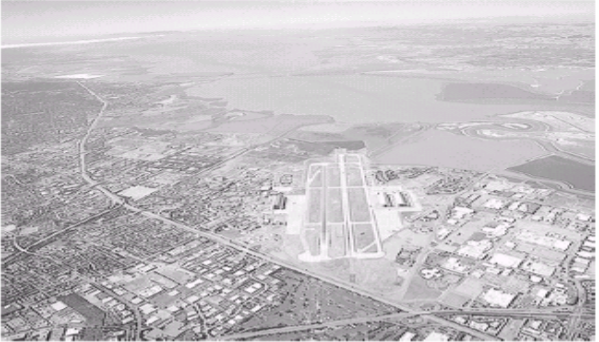
#> input picture image_processing/imgs/img.png, 599 x 342 px, found by its file name
$ python opencv2.py
#> lines starting #> are read from the running program, lines starting #| are printed output that depends on the picture
#> further down, image is the input picture: shape (342, 599, 3); mean B, G, R 193.9, 190.5, 193.9
import cv2
import numpy as np
import matplotlib.pyplot as plt

def uniform_scaling(image, scale_factor):
#> called with scale_factor = 0.5
    if scale_factor <= 0:
        raise ValueError("Scale factor must be greater than 0")

    # Get the dimensions of the image
    height, width = image.shape[:2]
#> height = 342; width = 599

    # Compute the new dimensions
    new_width = int(width * scale_factor)
#> new_width = 299
    new_height = int(height * scale_factor)
#> new_height = 171

    # Perform the scaling
    scaled_image = cv2.resize(image, (new_width, new_height), interpolation=cv2.INTER_LINEAR)
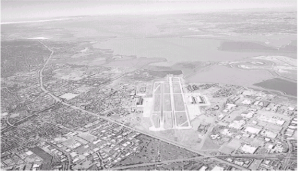
#> scaled_image: shape (171, 299, 3); mean B, G, R 193.9, 190.5, 193.9

    return scaled_image


def shear_image(image, shear_factor_x=0.0, shear_factor_y=0.0):
    # Get the dimensions of the image
#> called with shear_factor_x = 0.3, shear_factor_y = 0
    height, width = image.shape[:2]
#> height = 342; width = 599

    # Define the shear transformation matrix
    shear_matrix = np.array([
        [1, shear_factor_x, 0],
        [shear_factor_y, 1, 0]
    ], dtype=np.float32)

    # Compute the new dimensions to fit the entire sheared image
    new_width = int(width + abs(shear_factor_y) * height)
#> new_width = 599
    new_height = int(height + abs(shear_factor_x) * width)
#> new_height = 521

    # Apply the shear transformation
    sheared_image = cv2.warpAffine(image, shear_matrix, (new_width, new_height))
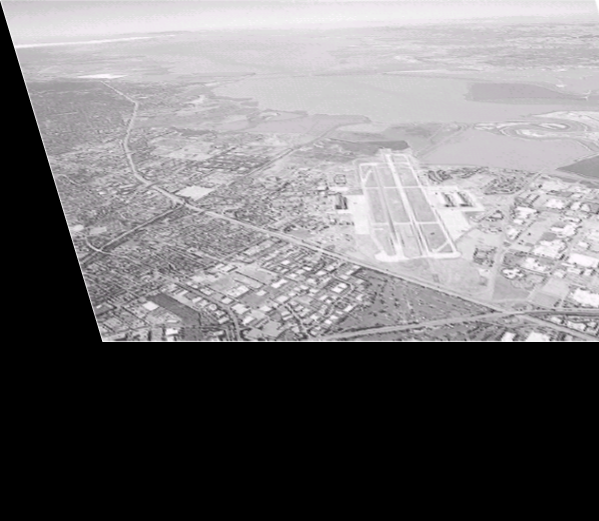
#> sheared_image: shape (521, 599, 3); mean B, G, R 116.5, 114.5, 116.5

    return sheared_image


# -------------------------------------------------------
image = cv2.imread("img.png")
scaled_image = uniform_scaling(image, 0.5)
cv2.imshow('Original Image', image)
cv2.imshow('Scaled Image', scaled_image)

# -------------------------------------------------------
image = cv2.imread("img.png")
shear_factor_x = 0.3
shear_factor_y = 0.0
sheared_image = shear_image(image, shear_factor_x, shear_factor_y)
# cv2.imshow('Original Image', image)
# cv2.imshow('Sheared Image', sheared_image)

# -------------------------------------------------------


# cv2.imshow("example" , image)
cv2.waitKey(0)
cv2.destroyAllWindows()
